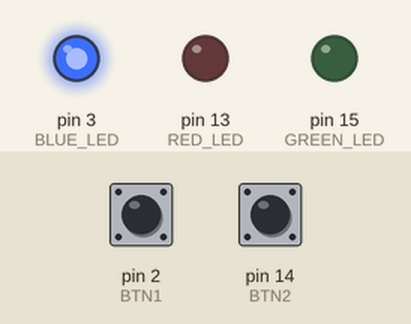
Recording of a program running on a simulated Arduino Uno, built with avr-gcc and run on an emulated ATmega328P. Parts: output pins drawn as LEDs (lit = HIGH). Dashed ring = blinking. Inputs (shaded band) come from the test bench; at power-on: pin 14 (BTN2) HIGH, pin 2 (BTN1) HIGH.

Above: at 1.8 s.
1.9 s: pin 14 (BTN2) pulled LOW for 0.6 s
At 2.4 s:
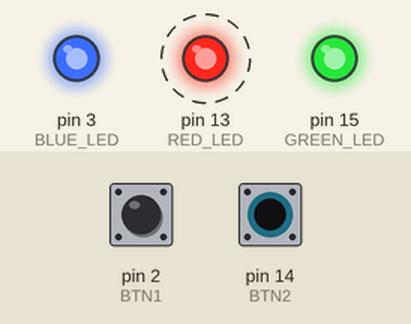
5.0 s: pin 2 (BTN1) pulled LOW for 0.6 s
At 5.9 s:
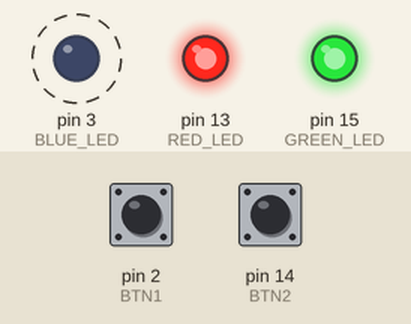
8.6 s: pin 2 (BTN1) pulled LOW for 1 s
At 9.9 s:
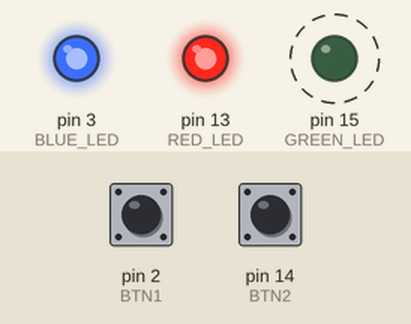
12.6 s: pin 2 (BTN1) pulled LOW for 3.2 s
At 13.9 s:
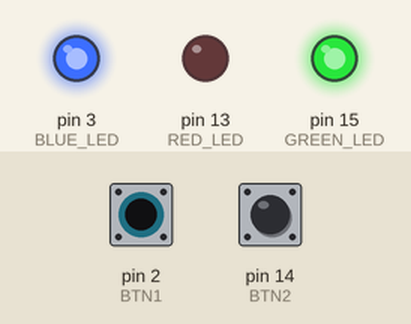
Timing chart, 0 to 18.3 s (numbered marks = the images above; inputs shaded):
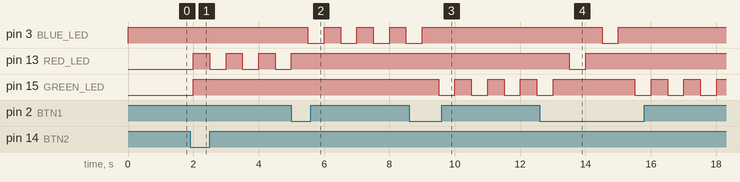

The program:

main.cpp
```cpp
#include <avr/io.h>
#include <util/delay.h>

void t0()
{
    /* Set pin 7 from port D as output */
    DDRD |= (1 << PD7);

    while(1) {
        PORTD ^= (1 << PD7);
        _delay_ms(500);
    }
}

void t1()
{
    /* Set PD5 (Red LED) as output */
    DDRD |= (1 << PD5);

    /* Set the value to LOW. The LED is light when the value is LOW */
    PORTD &= ~(1 << PD5);

    for (;;);
}

void t2()
{
    /* Set button PB2 as input */
    DDRB &= ~(1 << PB2);

    /* Activate the pull-up resistor */
    PORTB |= (1 << PB2);

    /* Set LED pins to output */
    DDRD |= (1 << PD5);
    DDRD |= (1 << PD7);
    DDRB |= (1 << PB3);

    /* Light up the green LED */
    PORTD |= (1 << PD5);
    PORTD &= ~(1 << PD7);
    PORTB |= (1 << PB3);

    for (;;) {
        /* Read button value. The button is pressed when the value is 0 (LOW) */
        uint8_t button = PINB & (1 << PB2);

        if (!button) {
            PORTD &= ~(1 << PD5);
        } else {
            PORTD |= (1 << PD5);
        }

        _delay_ms(500);
    }
}

#define RED 0
#define GREEN 1
#define BLUE 2
#define NUM_COLORS 3

void t3()
{
    /* Set button PB2 as input and activate the pull-up resistor */
    DDRB &= ~(1 << PB2);
    PORTB |= (1 << PB2);

    /* Set button PD6 as input and activate the pull-up resistor */
    DDRD &= ~(1 << PD6);
    PORTD |= (1 << PD6);

    /* Set LED pins to output */
    DDRD |= (1 << PD5);
    DDRD |= (1 << PD7);
    DDRB |= (1 << PB3);

    /* All LEDs are deactivated at the begining */
    PORTD |= (1 << PD5);
    PORTD |= (1 << PD7);
    PORTB |= (1 << PB3);

    uint8_t color = RED;
    uint8_t blink = 0;
    uint8_t off = 0;

    for (;;) {
        uint8_t color_btn = PINB & (1 << PB2);
        uint8_t blink_btn = PIND & (1 << PD6);

        /* If the color button is pressed, changed the current color */
        if (!color_btn)
            color = (color + 1) % NUM_COLORS;

        /* If the blink button is pressed, changed the blink state and light off all LEDs. */
        if (!blink_btn) {
            blink = 1 - blink;
            off = 1;
        }

        switch (color) {
            case RED: {
                PORTB |= (1 << PB3);
                PORTD &= ~(1 << PD5);

                break;
            }
            case GREEN: {
                PORTD |= (1 << PD5);
                PORTD &= ~(1 << PD7);

                break;
            }
            case BLUE: {
                PORTD |= (1 << PD7);
                PORTB &= ~(1 << PB3);

                break;
            }
        }

        if (blink) {
            if (off == 1) {
                PORTD |= (1 << PD5);
                PORTD |= (1 << PD7);
                PORTB |= (1 << PB3);
            }

            off = 1 - off;
        }

        _delay_ms(500);
    }
}

// int main()
// {
//     t3();

//     return 0;
// }

/* Arduino */
#include <Arduino.h>

#define RED_LED 13
#define GREEN_LED 15
#define BLUE_LED 3
#define BTN1 2
#define BTN2 14

/* task 0 */
void setup0()
{
    pinMode(RED_LED, OUTPUT);
}

void loop0()
{
    digitalWrite(RED_LED, HIGH);
    delay(500);
    digitalWrite(RED_LED, LOW);
    delay(500);
}

/* task 1*/
void setup1()
{
    pinMode(GREEN_LED, OUTPUT);
    digitalWrite(GREEN_LED, LOW);
}
void loop1()
{

}

/* task2 */
void setup2()
{
    pinMode(BTN1, INPUT_PULLUP);

    pinMode(RED_LED, OUTPUT);
    pinMode(GREEN_LED, OUTPUT);

    digitalWrite(RED_LED, HIGH);
    digitalWrite(GREEN_LED, LOW);
}

void loop2()
{
    uint8_t button = digitalRead(BTN1);

    digitalWrite(RED_LED, button);
}

/* task3 */
void setup3()
{
    pinMode(BTN1, INPUT_PULLUP);
    pinMode(BTN2, INPUT_PULLUP);

    pinMode(RED_LED, OUTPUT);
    pinMode(GREEN_LED, OUTPUT);
    pinMode(BLUE_LED, OUTPUT);

    digitalWrite(RED_LED, LOW);
    digitalWrite(GREEN_LED, HIGH);
    digitalWrite(BLUE_LED, HIGH);
}

uint8_t color = RED;
uint8_t blink = 0;
uint8_t off = 0;

void loop3()
{
    uint8_t color_btn = digitalRead(BTN1);
    uint8_t blink_btn = digitalRead(BTN2);

    if (!color_btn)
        color = (color + 1) % NUM_COLORS;

    if (!blink_btn) {
        blink = 1 - blink;
        off = 1;
    }

    switch (color) {
        case RED: {
            digitalWrite(BLUE_LED, HIGH);
            digitalWrite(RED_LED, LOW);

            break;
        }
        case GREEN: {
            digitalWrite(RED_LED, HIGH);
            digitalWrite(GREEN_LED, LOW);

            break;
        }
        case BLUE: {
            digitalWrite(GREEN_LED, HIGH);
            digitalWrite(BLUE_LED, LOW);

            break;
        }
    }

    if (blink) {
        if (off == 1) {
            digitalWrite(RED_LED, HIGH);
            digitalWrite(GREEN_LED, HIGH);
            digitalWrite(BLUE_LED, HIGH);
        }

        off = 1 - off;
    }

    delay(500);
}

void setup()
{
    setup3();
}

void loop()
{
    loop3();
}
```

Measured:
- after the input at 1.9 s, pin 13 (RED_LED): alternates HIGH for 0.50 s and LOW for 0.50 s, starting after 0.10 s; pin 15 (GREEN_LED): LOW → HIGH after 0.10 s
- after the input at 5.0 s, pin 3 (BLUE_LED): alternates HIGH for 0.50 s and LOW for 0.50 s, starting after 0.50 s; pin 13 (RED_LED): goes on until 5.0 s, then stays HIGH
- after the input at 8.6 s, pin 3 (BLUE_LED): goes on until 9.0 s, then stays HIGH; pin 15 (GREEN_LED): alternates HIGH for 0.50 s and LOW for 0.50 s, starting after 0.91 s
- after the input at 12.6 s, pin 3 (BLUE_LED): HIGH → LOW after 1.9 s, → HIGH 0.50 s later; pin 13 (RED_LED): HIGH → LOW after 0.91 s, → HIGH 0.50 s later
